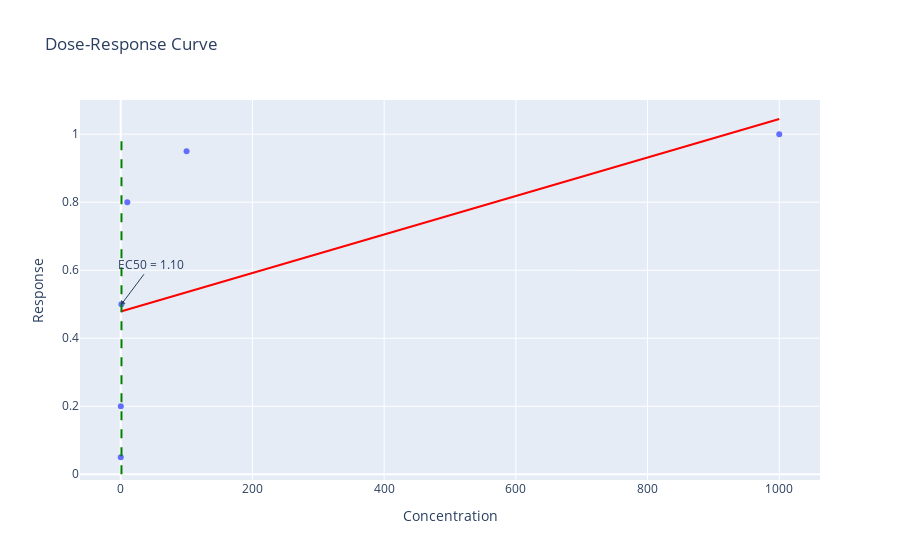

Notebook cell for this chart:
### Code cell
import numpy as np
import plotly.express as px

def dose_response_curve(concentrations, response):
    # Fit an S-shaped sigmoid curve to the data
    def sigmoid(x, EC50, Hill, slope):
        return 1 / (1 + (EC50 / x) ** Hill) ** slope

    popt, _ = curve_fit(sigmoid, concentrations, response)

    # Calculate the EC50 value
    EC50 = popt[0]

    # Create a DataFrame with concentrations and response
    data = pd.DataFrame({"Concentration": concentrations, "Response": response})

    # Plot the dose-response curve
    fig = px.scatter(data, x="Concentration", y="Response", trendline="ols", trendline_color_override="red",
                     title="Dose-Response Curve")

    # Add a vertical line at the EC50 value
    fig.add_shape(type="line", x0=EC50, y0=0, x1=EC50, y1=1, line=dict(color="green", dash="dash"))

    # Label the EC50 value
    fig.add_annotation(x=EC50, y=0.5, text=f"EC50 = {EC50:.2f}", showarrow=True, arrowhead=1, ax=30, ay=-40)

    # Show the plot
    fig.show()

# Example data
concentrations = np.array([0.01, 0.1, 1, 10, 100, 1000])  # Concentrations
response = np.array([0.05, 0.2, 0.5, 0.8, 0.95, 1])  # Corresponding response

# Generate the dose-response plot
dose_response_curve(concentrations, response)

### Figure 1 — Plotly figure (JSON) as saved in the notebook; plotly's stock layout.template omitted (floating-point values rounded to 4 significant figures)
{"data": [{"hovertemplate": "Concentration=%{x}<br>Response=%{y}<extra></extra>", "legendgroup": "", "marker": {"color": "#636efa", "symbol": "circle"}, "mode": "markers", "name": "", "orientation": "v", "showlegend": false, "type": "scatter", "x": [0.01, 0.1, 1, 10, 100, 1000], "xaxis": "x", "y": [0.05, 0.2, 0.5, 0.8, 0.95, 1], "yaxis": "y"}, {"hovertemplate": "<b>OLS trendline</b><br>Response = 0.000566145 * Concentration + 0.478492<br>R<sup>2</sup>=0.324967<br><br>Concentration=%{x}<br>Response=%{y} <b>(trend)</b><extra></extra>", "legendgroup": "", "line": {"color": "red"}, "marker": {"color": "#636efa", "symbol": "circle"}, "mode": "lines", "name": "", "showlegend": false, "type": "scatter", "x": [0.01, 0.1, 1, 10, 100, 1000], "xaxis": "x", "y": [0.4785, 0.4785, 0.4791, 0.4842, 0.5351, 1.045], "yaxis": "y"}], "layout": {"annotations": [{"arrowhead": 1, "ax": 30, "ay": -40, "showarrow": true, "text": "EC50 = 1.10", "x": 1.098, "y": 0.5}], "legend": {"tracegroupgap": 0}, "shapes": [{"line": {"color": "green", "dash": "dash"}, "type": "line", "x0": 1.098, "x1": 1.098, "y0": 0, "y1": 1}], "title": {"text": "Dose-Response Curve"}, "xaxis": {"anchor": "y", "domain": [0, 1], "title": {"text": "Concentration"}}, "yaxis": {"anchor": "x", "domain": [0, 1], "title": {"text": "Response"}}}}
